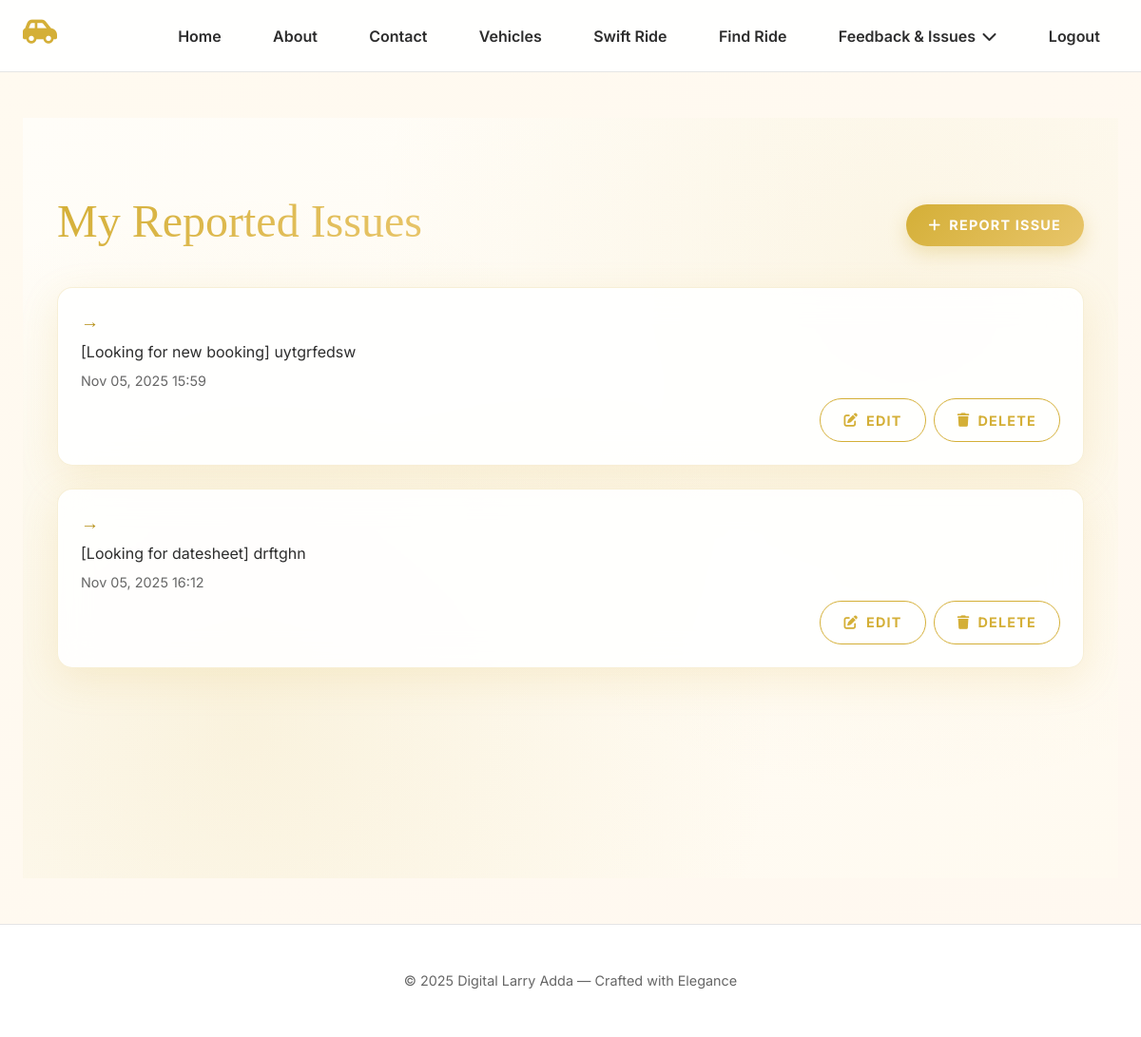
The app's page /issues/ (signed in), older data.
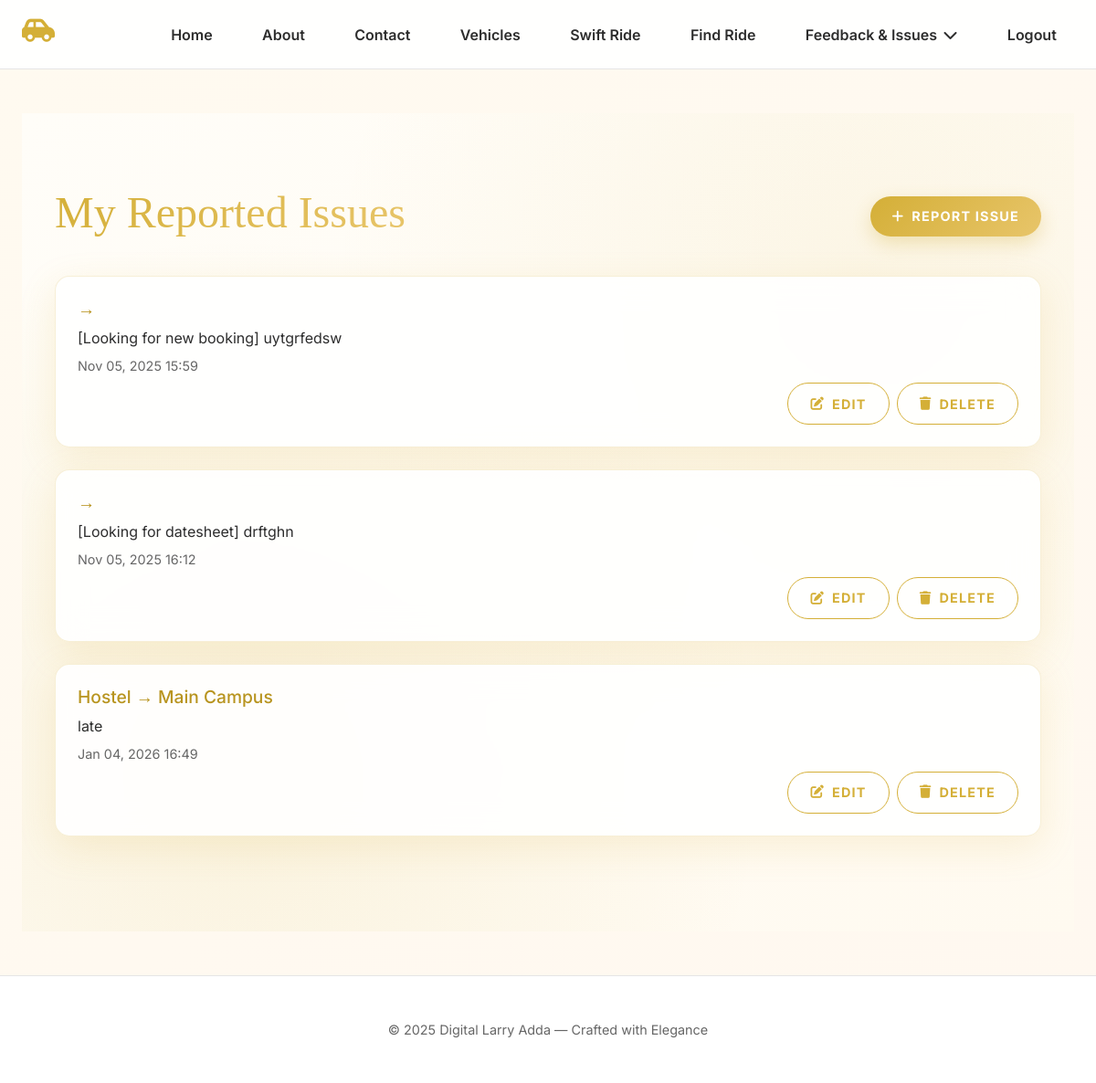
The same page, newer data.
### main/models.py (models this page shows, shortened)
class Issue(models.Model):
    STATUS_CHOICES = [
        ('Open', 'Open'),
        ('In Progress', 'In Progress'),
        ('Resolved', 'Resolved'),
    ]
    user = models.ForeignKey(CustomUser, on_delete=models.CASCADE)
    booking = models.ForeignKey(Booking, on_delete=models.CASCADE, null=True, blank=True)
    route = models.ForeignKey(Route, on_delete=models.CASCADE, null=True, blank=True)
    description = models.TextField(max_length=1000)
    status = models.CharField(max_length=20, choices=STATUS_CHOICES, default='Open')
    created_at = models.DateTimeField(auto_now_add=True)
    updated_at = models.DateTimeField(auto_now=True)

class Route(models.Model):
    vehicle = models.ForeignKey(Vehicle, on_delete=models.CASCADE)
    manager = models.ForeignKey(CustomUser, on_delete=models.CASCADE, related_name='managed_routes')
    start_location = models.CharField(max_length=100)
    end_location = models.CharField(max_length=100)
    departure_time = models.DateTimeField()
    arrival_time = models.DateTimeField()
    fare = models.DecimalField(max_digits=10, decimal_places=2)
    vip_seats = models.PositiveIntegerField(default=0)
    std_seats = models.PositiveIntegerField(default=0)
    image = models.ImageField(upload_to='route_images/', null=True, blank=True)

### main/views.py (the view)
# urls.py: path('issues/', views.issue_list, name='issue_list'),
@login_required
def issue_list(request):
    issues = Issue.objects.filter(user=request.user)
    return render(request, 'issue/issue_list.html', {'issues': issues})

### main/templates/issue/issue_list.html (shortened to what this page needs)
{% extends 'base.html' %}
{% load static %}
{% block content %}
<section class="issues-section">
  <div class="container">
    <div class="issues-header">
      <h2>My Reported Issues</h2>
      <a href="{% url 'issue_add' %}" class="btn-golden" aria-label="Report a new issue">
        <i class="fas fa-plus"></i> Report Issue
      </a>
    </div>
    {% if issues %}
      {% for i in issues %}
        <div class="issue-card">
          <h3>{{ i.route.start_location }} → {{ i.route.end_location }}</h3>
          <p>{{ i.description }}</p>
          <p class="date">{{ i.created_at|date:"M d, Y H:i" }}</p>
          <div class="d-flex justify-content-end gap-2">
            <a href="{% url 'issue_edit' i.id %}" class="btn-edit" aria-label="Edit issue">
              <i class="fas fa-edit"></i> Edit
            </a>
            <button class="btn-cancel delete-issue" data-issue-id="{{ i.id }}" data-route="{% if i.route %}{{ i.route.start_location }} → {{ i.route.end_location }}{% else %}General Issue{% endif %}" aria-label="Delete issue">
              <i class="fas fa-trash"></i> Delete
            </button>
          </div>
        </div>
      {% endfor %}
    {% else %}
      <div class="no-issues">
        <p>No issues reported yet. <a href="{% url 'issue_add' %}" class="alert-link">Report one now!</a></p>
      </彼此
      </div>
    {% endif %}
  </div>
</section>
{% endblock %}

Row changes from the older to the newer data that the page shows:
added Issue: route.start_location "Hostel", route.end_location "Main Campus", description "late", created_at "Jan 04, 2026 16:49"
